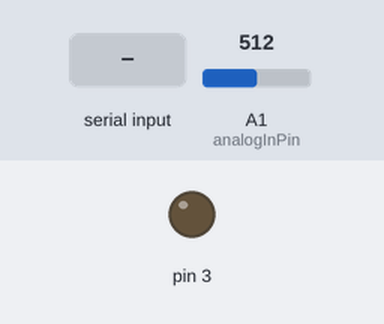
The sketch below on a simulated Arduino Uno, built with avr-gcc and run on an emulated ATmega328P. Shown: output pins drawn as LEDs (lit = HIGH). The inputs (shaded band) are chosen by the test bench; at power-on: A1 (analogInPin) = 512. What the sketch prints to the serial monitor is not drawn.

Above: at 3.1 s.
3.2 s: byte 30 received over Serial
At 3.5 s:
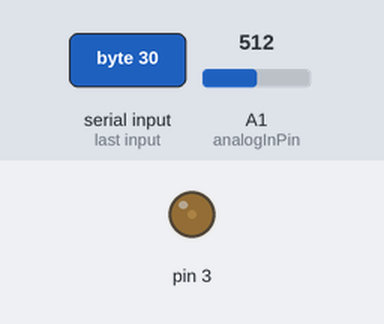
6.6 s: byte 90 received over Serial
At 7.0 s:
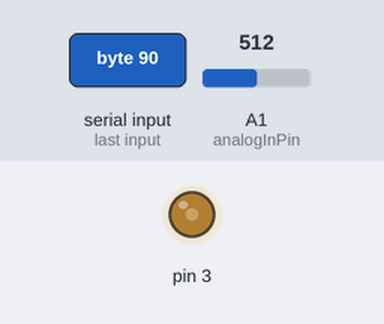
Timing chart, 0 to 9.6 s (numbered marks = the images above; inputs shaded):
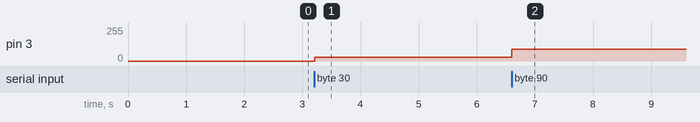

The sketch:

firmware.ino
```cpp
/**
 * Firmware for simulink.
 * Author: S. Sukprasertchai
 * Info: send sensor adc value 10 bit as uint16 to simulink in little endian format.
 */

#include <Servo.h>

const int analogInPin = A1;  // Analog input pin that the potentiometer is attached to

byte ctrlmot=0;

int sensorValue = 0;        // value read from the pot
int x1 = 0, x2 = 0, x3 = 0, x4 = 0, x5 = 0 , x6 = 0, x7 = 0, x8 = 0;

void setup() {
  // initialize serial communications at 19200 bps:
  Serial.begin(19200);
}

void loop() {
  // read the analog in value:
  unsigned int adcVal = analogRead(analogInPin);
  Serial.write(adcVal & 0x00FF);
  Serial.write((adcVal & 0xFF00) >> 8);
  Serial.print("\r\n");


  if(Serial.available()>0)
  {
    ctrlmot=Serial.read();
    analogWrite(3, ctrlmot);                  // sets the servo position according to the scaled value

  }
  delay(10);
}

unsigned int low_pass_filter()
{
  x8 = x7;
  x7 = x6;
  x6 = x5;
  x5 = x4;
  x4 = x3;
  x3 = x2;
  x2 = x1;
  x1 = sensorValue;
  sensorValue = analogRead(analogInPin);
  return (x1 + x2 + x3 +x4 +x5)/5;
}
```

Measured:
- after the input at 3.2 s, pin 3: 0/255 → 30/255 at once
- after the input at 6.6 s, pin 3: 30/255 → 90/255 at once
